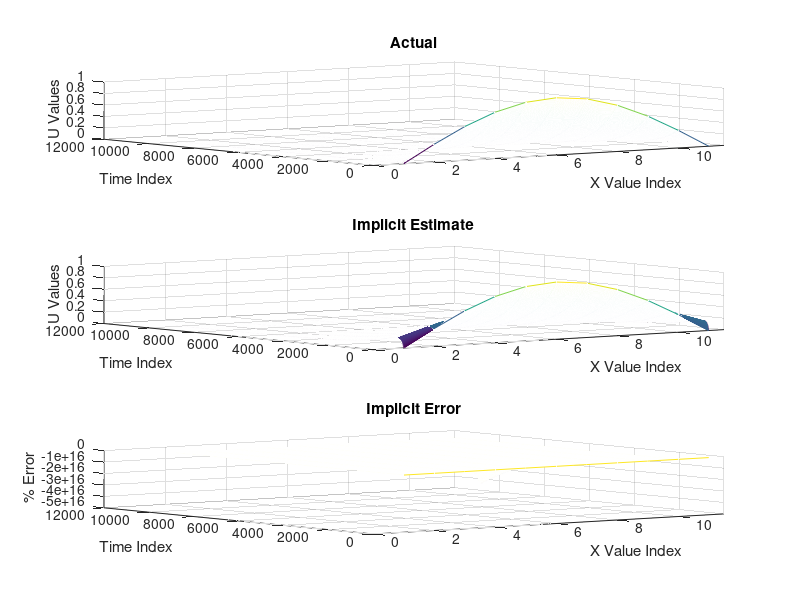

Here is the MATLAB script that generated this plot:
clear; clc;

% Visualization of 10.6.2
Eactual = csvread('exact.csv');

Eestimate = csvread('implicitdata.csv');
Eerror = csvread('error.csv');


figure(1);
% Actual Plot 
subplot(3,1,1);
mesh(Eactual);
xlim([0 11.5]);
title('Actual');
xlabel('X Value Index');
ylabel('Time Index');
zlabel('U Values');

% Implicit Estimate Plot
subplot(3,1,2);
mesh(Eestimate);
xlim([0 11.5]);
title('Implicit Estimate');
xlabel('X Value Index');
ylabel('Time Index');
zlabel('U Values');

% Implicit Estimate Error
subplot(3,1,3);
mesh(Eerror);
xlim([0 11.5]);
title('Implicit Error');
xlabel('X Value Index');
ylabel('Time Index');
zlabel('% Error');

